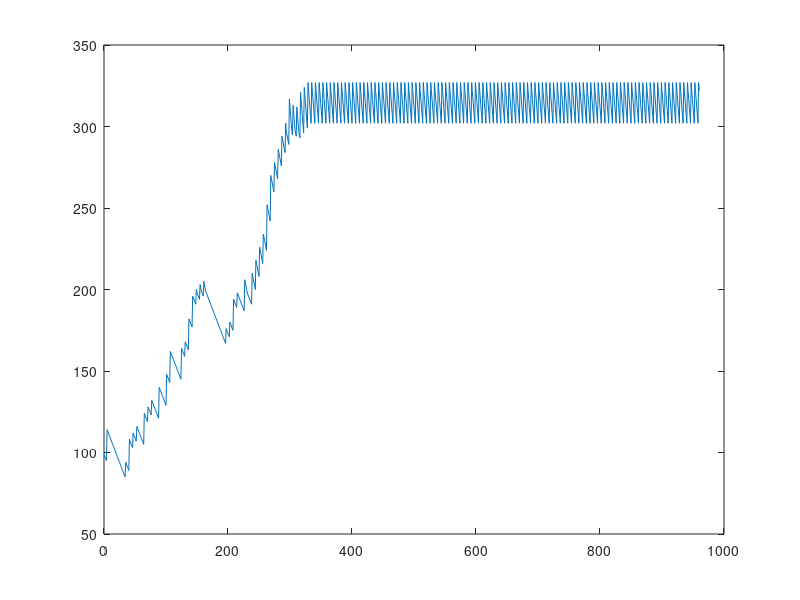

Recreate this plot in MATLAB.
% SPDX-FileCopyrightText: 2017-2025 Space Wizards Federation and Contributors <https://github.com/space-wizards/space-station-14>
%
% SPDX-License-Identifier: LicenseRef-MIT-SpaceWizards

# This is a script to be loaded into GNU Octave.

# - Notes -
# + Be sure to check all parameters are up to date with game before use.
# + The way things are tuned, only PA level 1 is stable on Saltern.
# A singularity timestep is one second.

# - Parameters -
# It's expected that you dynamically modify these if relevant to your scenario.
global pa_particle_energy_for_level_table pa_level pa_time_between_shots
pa_particle_energy_for_level_table = [10, 30, 60, 100]
# Note that level 0 is 1 here.
pa_level = 1
pa_time_between_shots = 6

# Horizontal size (interior tiles) of mapped singulo cage
global cage_area cage_pa1 cage_pa2 cage_pa3
#  __123__
# +---+---+
cage_area = 7
cage_pa1 = 2.5
cage_pa2 = 3.5
cage_pa3 = 4.5

global energy_drain_for_level_table
energy_drain_for_level_table = [1, 2, 5, 10, 15, 20]
function retval = level_for_energy (energy)
  retval = 1
  if energy >= 1500 retval = 6; return; endif
  if energy >= 1000 retval = 5; return; endif
  if energy >= 600 retval = 4; return; endif
  if energy >= 300 retval = 3; return; endif
  if energy >= 200 retval = 2; return; endif
endfunction
function retval = radius_for_level (level)
  retval = level - 0.5
endfunction

# - Simulator -

global singulo_shot_timer
singulo_shot_timer = 0

function retval = singulo_step (energy)
  global energy_drain_for_level_table
  global pa_particle_energy_for_level_table pa_level pa_time_between_shots
  global cage_area cage_pa1 cage_pa2 cage_pa3
  global singulo_shot_timer
  level = level_for_energy(energy)
  energy_drain = energy_drain_for_level_table(level)
  energy -= energy_drain
  singulo_shot_timer += 1
  if singulo_shot_timer == pa_time_between_shots
    energy_gain_per_hit = pa_particle_energy_for_level_table(pa_level)
    # This is the bit that's complicated: the area and probability calculation.
    # Rather than try to work it out, let's do things by simply trying it.
    # This is the area of the singulo.
    singulo_area = radius_for_level(level) * 2
    # This is therefore the area in which it can move.
    effective_area = max(0, cage_area - singulo_area)
    # Assume it's at some random position within the area it can move.
    # (This is the weak point of the maths. It's not as simple as this really.)
    singulo_lpos = (rand() * effective_area)
    singulo_rpos = singulo_lpos + singulo_area
    # Check each of 3 points.
    n = 0.5
    if singulo_lpos < (cage_pa1 + n) && singulo_rpos > (cage_pa1 - n)
      energy += energy_gain_per_hit
    endif
    if singulo_lpos < (cage_pa2 + n) && singulo_rpos > (cage_pa2 - n)
      energy += energy_gain_per_hit
    endif
    if singulo_lpos < (cage_pa3 + n) && singulo_rpos > (cage_pa3 - n)
      energy += energy_gain_per_hit
    endif
    singulo_shot_timer = 0
  endif
  retval = energy
endfunction

# - Scenario -

global scenario_energy
scenario_energy = 100

function retval = scenario (x)
  global scenario_energy
  sce = scenario_energy
  scenario_energy = singulo_step(sce)
  retval = scenario_energy
endfunction

# x is in seconds.
x = 0:1:960
plot(x, arrayfun(@scenario, x))
